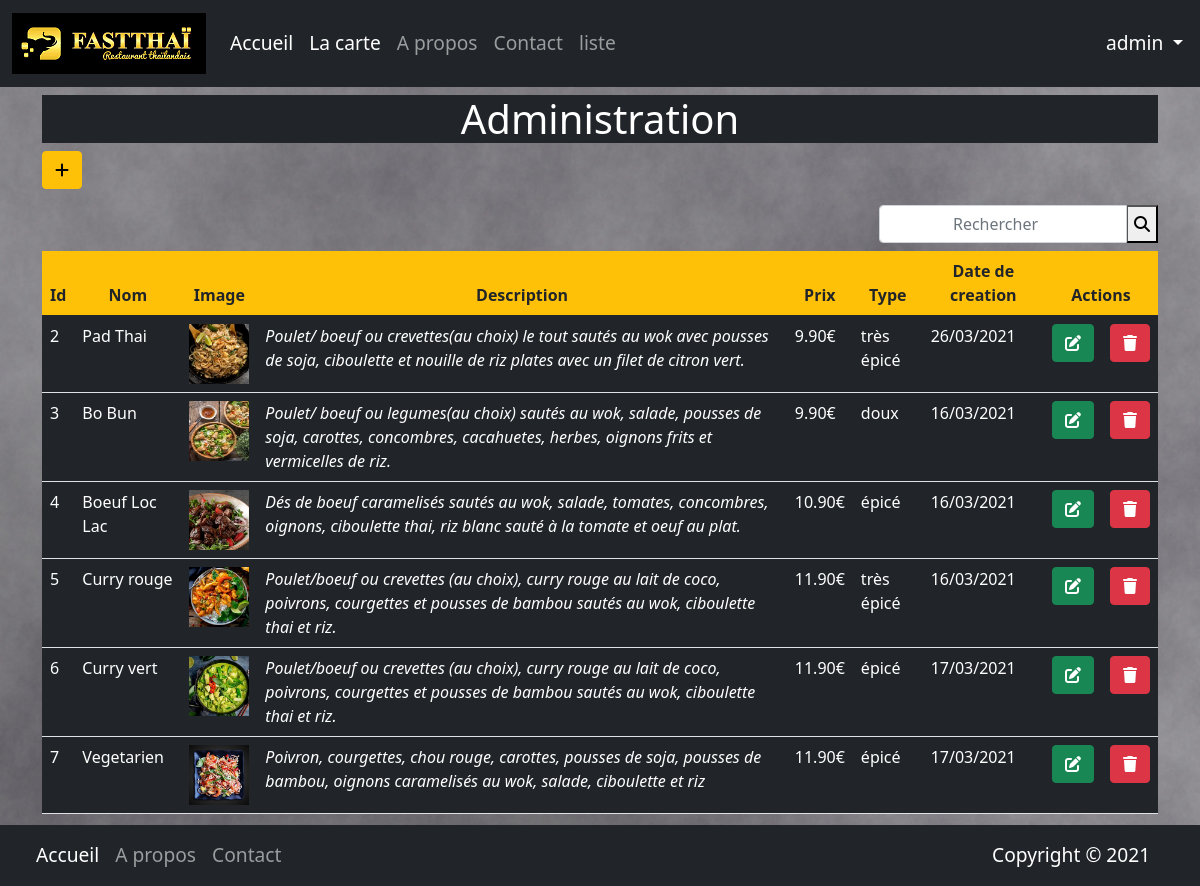
Page /admin/liste.php (signed in) on the committed database.
### tables this page shows
CREATE TABLE `plat` (
  `id_plat` int(11) NOT NULL,
  `nom_plat` varchar(50) NOT NULL,
  `image` varchar(50) NOT NULL,
  `description` text NOT NULL,
  `prix` float(10,2) NOT NULL,
  `created` date NOT NULL,
  `id_type` int(11) NOT NULL
);

CREATE TABLE `category` (
  `id_category` int(11) NOT NULL,
  `type` varchar(50) NOT NULL
);

### admin/liste.php (the view, shortened to what this page needs)
<?php
require_once('../connect.php');
function trDate($created){
    $dateArray = (explode("-",substr(($created),0,10)));
    $dateIns = $dateArray[2]."/".$dateArray[1]."/".$dateArray[0];
    return $dateIns;
}
if(isset($_POST['submit']) && !empty($_POST['search'])){
    $mCle = trim(addslashes(htmlentities($_POST['search'])));
    $sql = " SELECT * FROM plat p
    INNER JOIN category c
    ON p.id_type = c.id_category
    WHERE nom_plat LIKE '$mCle%'
    OR type LIKE '$mCle%'";
}else{
$sql = "SELECT * FROM plat p
        INNER JOIN category c
        ON p.id_type = c.id_category";
}
$result = mysqli_query($connexion, $sql);
?>
<?php require_once('../partials/header.inc'); ?>
<div class="container mt-2 ">
<h1 class="bg-dark text-center text-white ">Administration</h1>
<p class='text-right'><a href="ajouter.php" class="btn btn-warning "><i class="fas fa-plus"> </i></a></p>
<form action="<?=$_SERVER['PHP_SELF']; ?>" method="post">
    <div class="input-group justify-content-end mb-2">
        <input type="search" class="form-control offset-9 col-3 text-center" name="search" id="search" placeholder="Rechercher">
        <button type="submit" name="submit"><i class="fas fa-search"></i></button>
    </div>
</form>
<table class="table table-border bg bg-dark text-white mb-5">
    <thead class="table bg bg-warning text-center">
        <tr>
            <th>Id</th>
            <th>Nom</th>
            <th>Image</th>
            <th>Description</th>
            <th>Prix</th>
            <th>Type</th>
            <th>Date de creation</th>
            <?php if(isset($_SESSION['auth']) && $_SESSION['auth']['role']==1){ ?>
            <th colspan="2" class="text-center">Actions</th>
            <?php } ?>
        </tr>
    </thead>
    <tbody>
    <?php while($rows = mysqli_fetch_assoc($result)){  ?>
        <tr>
            <td><?= $rows['id_plat']; ?></td>
            <td><?= $rows['nom_plat']; ?></td>
            <td><img src="../assets/images/<?=$rows['image']; ?>"width="60"/></td>
            <td><i><?=  $rows['description']; ?></i></td>
            <td><?= $rows['prix']; ?>€</td>
            <td><?= $rows['type']; ?></td>
            <td> <?=trDate($rows['created']);?></td>
            <?php if(isset($_SESSION['auth']) && $_SESSION['auth']['role']==1){ ?>
            <td><a href="editer.php?id=<?=$rows['id_plat'];?>" class="btn btn-success"><i class="fas fa-edit"></a></td>
            <td><a href="supprimer.php?id=<?=$rows['id_plat'];?>" class="btn btn-danger" onclick="return confirm('Etes vous sûr de vouloir supprimer?')"><i class="fas fa-trash"></i></a></td>
            <?php } ?>
            </tr>
    <?php } ?>
    </tbody>
</table>
</div>
<br>
<?php require_once('../partials/footer.inc'); ?>

### rows in the picture
plat: id_plat "2", nom_plat "Pad Thai", image (picture), description "Poulet/ boeuf ou crevettes(au choix) le tout sautés au wok avec pousses de soja, ciboulette et nouille de riz plates avec un filet de citron vert.", prix "9.90", id_type.type "très épicé", created "26/03/2021"
plat: id_plat "3", nom_plat "Bo Bun", image (picture), description "Poulet/ boeuf ou legumes(au choix) sautés au wok, salade, pousses de soja, carottes, concombres, cacahuetes, herbes, oignons frits et vermicelles de riz.", prix "9.90", id_type.type "doux", created "16/03/2021"
plat: id_plat "4", nom_plat "Boeuf Loc Lac", image (picture), description "Dés de boeuf caramelisés sautés au wok, salade, tomates, concombres, oignons, ciboulette thai, riz blanc sauté à la tomate et oeuf au plat.", prix "10.90", id_type.type "épicé", created "16/03/2021"
plat: id_plat "5", nom_plat "Curry rouge", image (picture), description "Poulet/boeuf ou crevettes (au choix), curry rouge au lait de coco, poivrons, courgettes et pousses de bambou sautés au wok, ciboulette thai et riz.", prix "11.90", id_type.type "très épicé", created "16/03/2021"
plat: id_plat "6", nom_plat "Curry vert", image (picture), description "Poulet/boeuf ou crevettes (au choix), curry rouge au lait de coco, poivrons, courgettes et pousses de bambou sautés au wok, ciboulette thai et riz.", prix "11.90", id_type.type "épicé", created "17/03/2021"
plat: id_plat "7", nom_plat "Vegetarien", image (picture), description "Poivron, courgettes, chou rouge, carottes, pousses de soja, pousses de bambou, oignons caramelisés au wok, salade, ciboulette et riz", prix "11.90", id_type.type "épicé", created "17/03/2021"

### other values in the picture
$_SESSION['auth']['login'] "admin"
